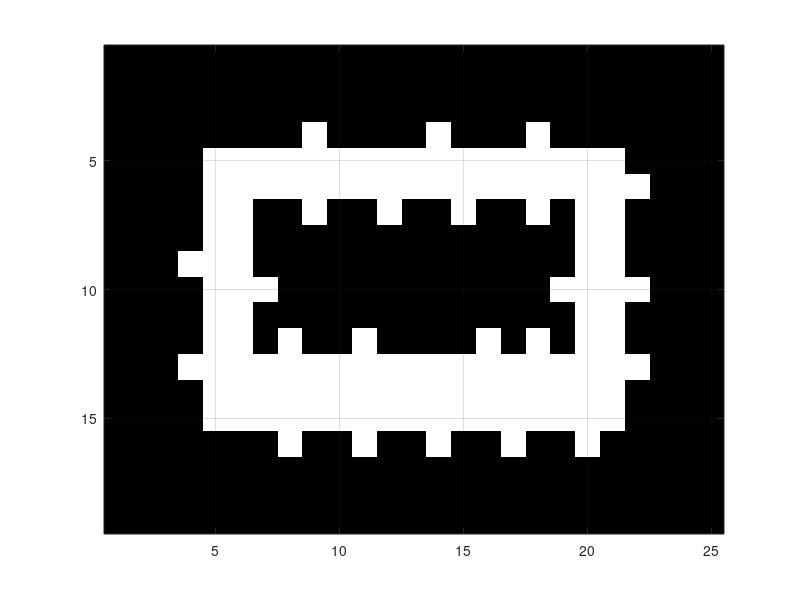

Reproduce this figure in MATLAB.
% Define the binary matrix representing the image
C = [
    0, 0, 0, 0, 0, 0, 0, 0, 0, 0, 0, 0, 0, 0, 0, 0, 0, 0, 0, 0, 0;
    0, 0, 0, 0, 0, 0, 0, 0, 0, 0, 0, 0, 0, 0, 0, 0, 0, 0, 0, 0, 0;
    0, 0, 0, 0, 0, 0, 0, 0, 0, 0, 0, 0, 0, 0, 0, 0, 0, 0, 0, 0, 0;
    0, 0, 0, 0, 0, 0, 1, 0, 0, 0, 0, 1, 0, 0, 0, 1, 0, 0, 0, 0, 0;
    0, 0, 1, 1, 1, 1, 1, 1, 1, 1, 1, 1, 1, 1, 1, 1, 1, 1, 1, 0, 0;
    0, 0, 1, 1, 1, 1, 1, 1, 1, 1, 1, 1, 1, 1, 1, 1, 1, 1, 1, 1, 0;
    0, 0, 1, 1, 0, 0, 1, 0, 0, 1, 0, 0, 1, 0, 0, 1, 0, 1, 1, 0, 0;
    0, 0, 1, 1, 0, 0, 0, 0, 0, 0, 0, 0, 0, 0, 0, 0, 0, 1, 1, 0, 0;
    0, 1, 1, 1, 0, 0, 0, 0, 0, 0, 0, 0, 0, 0, 0, 0, 0, 1, 1, 0, 0;
    0, 0, 1, 1, 1, 0, 0, 0, 0, 0, 0, 0, 0, 0, 0, 0, 1, 1, 1, 1, 0;
    0, 0, 1, 1, 0, 0, 0, 0, 0, 0, 0, 0, 0, 0, 0, 0, 0, 1, 1, 0, 0;
    0, 0, 1, 1, 0, 1, 0, 0, 1, 0, 0, 0, 0, 1, 0, 1, 0, 1, 1, 0, 0;
    0, 1, 1, 1, 1, 1, 1, 1, 1, 1, 1, 1, 1, 1, 1, 1, 1, 1, 1, 1, 0;
    0, 0, 1, 1, 1, 1, 1, 1, 1, 1, 1, 1, 1, 1, 1, 1, 1, 1, 1, 0, 0;
    0, 0, 1, 1, 1, 1, 1, 1, 1, 1, 1, 1, 1, 1, 1, 1, 1, 1, 1, 0, 0;
    0, 0, 0, 0, 0, 1, 0, 0, 1, 0, 0, 1, 0, 0, 1, 0, 0, 1, 0, 0, 0;
    0, 0, 0, 0, 0, 0, 0, 0, 0, 0, 0, 0, 0, 0, 0, 0, 0, 0, 0, 0, 0;
    0, 0, 0, 0, 0, 0, 0, 0, 0, 0, 0, 0, 0, 0, 0, 0, 0, 0, 0, 0, 0;
    0, 0, 0, 0, 0, 0, 0, 0, 0, 0, 0, 0, 0, 0, 0, 0, 0, 0, 0, 0, 0;
];

extra_columns = 2;

% Create a matrix of zeros with the same number of rows as C and the number of extra columns
left_padding = zeros(size(C, 1), extra_columns);
right_padding = zeros(size(C, 1), extra_columns);

% Concatenate the padding columns to the left and right of the original matrix
C_padded = [left_padding, C, right_padding];

% Plot the binary image
figure;
imagesc(C_padded);
colormap(gray);  % Use grayscale colormap
axis on;  % Display the axes
grid on;  % Display the grid